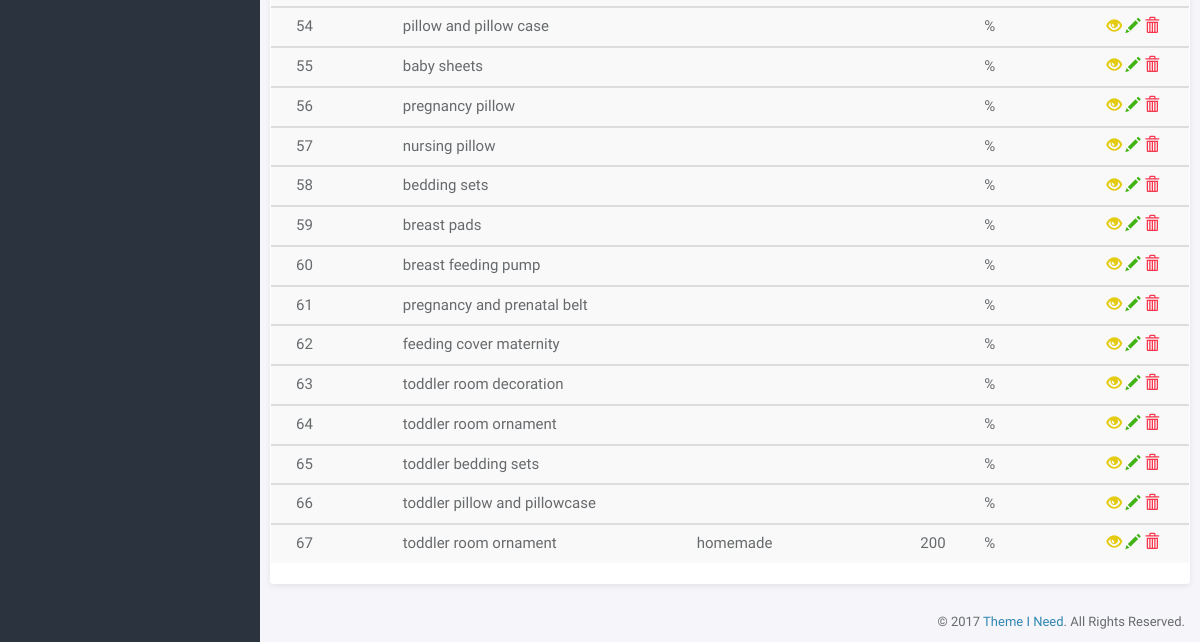
The page /admin_product.php (lower part) on the database as committed earlier.
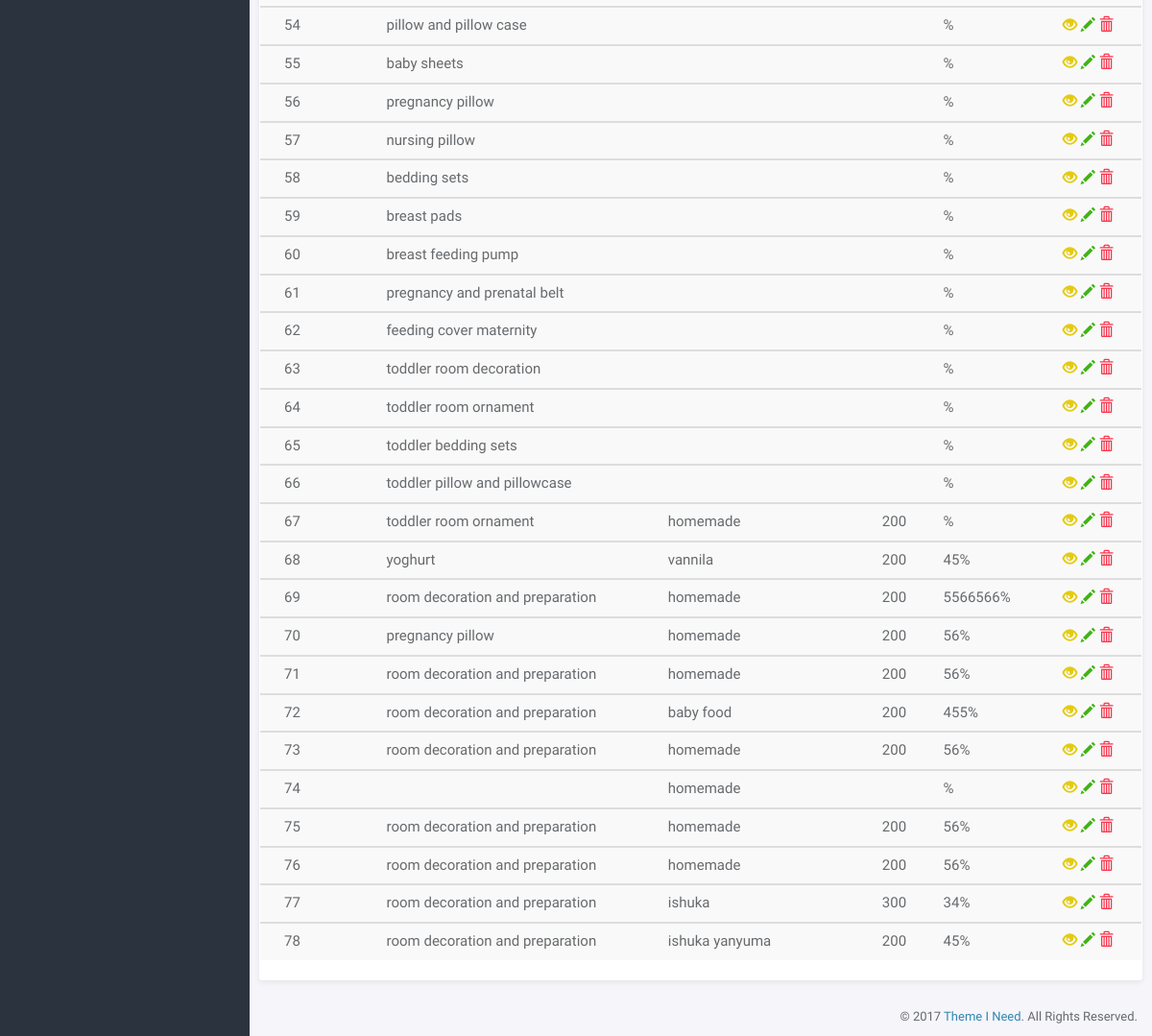
The same page on the database as committed later.
### tables this page shows
CREATE TABLE IF NOT EXISTS `product` (
  `product_id` int(9) NOT NULL AUTO_INCREMENT,
  `product_name` varchar(255) NOT NULL,
  `product_price` varchar(255) NOT NULL,
  `product_reduction` varchar(255) NOT NULL DEFAULT '0',
  `product_description` varchar(255) NOT NULL,
  `product_picture` varchar(255) NOT NULL,
  `sub_cath_id` int(9) NOT NULL,
  PRIMARY KEY (`product_id`)
);

CREATE TABLE IF NOT EXISTS `sub_category` (
  `sub_cath_id` int(9) NOT NULL AUTO_INCREMENT,
  `cathe_id` int(9) NOT NULL,
  `sub_cathe_name` varchar(255) NOT NULL,
  PRIMARY KEY (`sub_cath_id`)
);

### admin_product.php (the view, shortened to what this page needs)
<!doctype html>
<html lang="en">
<head>
	<link rel="stylesheet" href="assets/vendor/bootstrap/css/bootstrap.min.css">
	<link rel="stylesheet" href="assets/vendor/font-awesome/css/font-awesome.min.css">
	<link rel="stylesheet" href="assets/vendor/linearicons/style.css">
	<link rel="stylesheet" href="assets/vendor/toastr/toastr.min.css">
	<link rel="stylesheet" href="assets/css/main.css">
	<link rel="stylesheet" href="assets/css/demo.css">
</head>
<body>
	<div id="wrapper">
		<div id="sidebar-nav" class="sidebar">
			<div class="sidebar-scroll">
			</div>
        </div>
		<div class="main">
			<div class="main-content">
					<div class="row">
						<div class=" col-sm-12 col-lg-">
							<div class="panel">
								<div class="panel-body no-padding">
									<table class="table table-striped">
<?php
$conn=mysqli_connect("localhost","root","","mothezhub");
$query1=mysqli_query($conn,"select * from product,sub_category where product.sub_cath_id=sub_category.sub_cath_id") or die("selecting error");
                while($row=mysqli_fetch_assoc($query1))
                    {
?>
										<tbody id="myTable">
											<tr>
												<td> <?php echo  $row['product_id']; ?></td>
												<td> <?php echo  $row['sub_cathe_name']; ?></td>
												<td><?php echo  $row['product_name']; ?></td>
												<td><?php echo  $row['product_price']; ?></td>
												<td><?php echo  $row['product_reduction']; ?>%</td>
												<td>
												<div class="btn-group">
												<?php echo "<a href='admin_view_product.php?product_id=". $row['product_id'] ."' title='View Record' data-toggle='tooltip'><span class='glyphicon   text-warning glyphicon-eye-open'></span></a>" ?>
												 <?php echo "<a href='admin_product_update.php?product_id=". $row['product_id'] ."' title='Update Record' data-toggle='tooltip'><span class='glyphicon text-success glyphicon-pencil'></span></a>" ?>
				                                  <?php echo "<a href='admin_product_delete.php?product_id=". $row['product_id'] ."' title='Delete Record' data-toggle='tooltip'><span class='glyphicon text-danger glyphicon-trash'></span></a>" ?>
												</div>
												</td>
											</tr>
										</tbody>
<?php
}
?>
									</table>
								</div>
							</div>
						</div>
					</div>
				</div>
			</div>
		</div>
		<footer>
			<div class="container-fluid">
				<p class="copyright">&copy; 2017 <a href="https://www.themeineed.com" target="_blank">Theme I Need</a>. All Rights Reserved.</p>
			</div>
		</footer>
</html>

Rows that differ between the two databases and show on the page:
added product: product_id "68", sub_cath.sub_cathe_name "yoghurt", product_name "vannila", product_price "200", product_reduction "45"
added product: product_id "69", sub_cath.sub_cathe_name "room decoration and preparation", product_name "homemade", product_price "200", product_reduction "5566566"
added product: product_id "70", sub_cath.sub_cathe_name "pregnancy pillow", product_name "homemade", product_price "200", product_reduction "56"
added product: product_id "71", sub_cath.sub_cathe_name "room decoration and preparation", product_name "homemade", product_price "200", product_reduction "56"
added product: product_id "72", sub_cath.sub_cathe_name "room decoration and preparation", product_name "baby food", product_price "200", product_reduction "455"
added product: product_id "73", sub_cath.sub_cathe_name "room decoration and preparation", product_name "homemade", product_price "200", product_reduction "56"
added product: product_id "74", product_name "homemade"
added product: product_id "75", sub_cath.sub_cathe_name "room decoration and preparation", product_name "homemade", product_price "200", product_reduction "56"
added product: product_id "76", sub_cath.sub_cathe_name "room decoration and preparation", product_name "homemade", product_price "200", product_reduction "56"
added product: product_id "77", sub_cath.sub_cathe_name "room decoration and preparation", product_name "ishuka", product_price "300", product_reduction "34"
added product: product_id "78", sub_cath.sub_cathe_name "room decoration and preparation", product_name "ishuka yanyuma", product_price "200", product_reduction "45"
